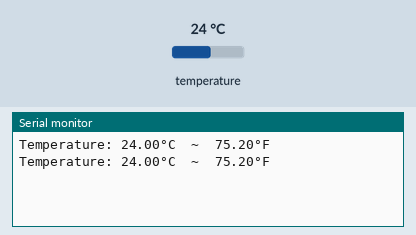
This sketch was run on a simulated Arduino Uno, built with avr-gcc and run on an emulated ATmega328P. Parts: the last lines printed to the serial monitor. Inputs (shaded band) come from the test bench; at power-on: temperature 24 °C.

Above: at 2.8 s.
2.9 s: temperature set to 12 °C
At 4.1 s:
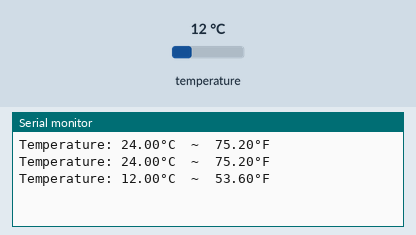
4.7 s: temperature set to 19 °C
At 4.7 s:
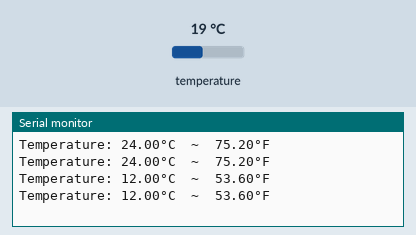
Timing chart, 0 to 7.7 s (numbered marks = the images above; inputs shaded):
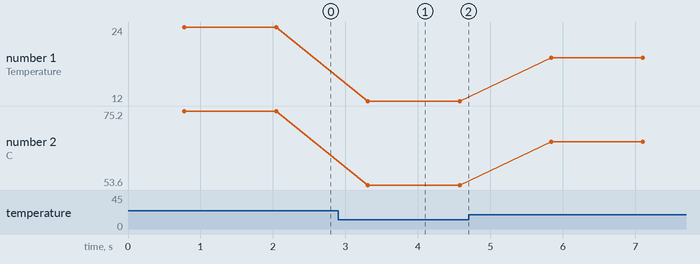

Measured:
- after the input at 2.9 s, the serial monitor: prints a new line after 0.41 s (image 1)
- plotted number 1: 24 → 12 after the input at 2.9 s, 12 → 19 after the input at 4.7 s
- plotted number 2: 75.2 → 53.6 after the input at 2.9 s, 53.6 → 66.2 after the input at 4.7 s

The sketch:

temperature_only.ino
```cpp
#include <OneWire.h>
#include <DallasTemperature.h>

#define SENSOR_PIN 2

OneWire oneWire(SENSOR_PIN);
DallasTemperature DS18B20(&oneWire);

float temperature_C;
float temperature_F;


void setup() {
  // put your setup code here, to run once:
 Serial.begin(9600);
 DS18B20.begin();

}

void loop() {
  // put your main code here, to run repeatedly:
    DS18B20.requestTemperatures();
    temperature_C = DS18B20.getTempCByIndex(0);
    temperature_F = temperature_C * 9 /5 + 32;

    Serial.print("Temperature: ");
    Serial.print(temperature_C);
    Serial.print("°C");
    Serial.print("  ~  ");
    Serial.print(temperature_F);
    Serial.print("°F\n");

    delay(500);
}
```
